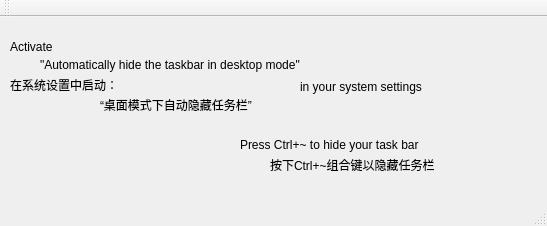
<?xml version="1.0" encoding="UTF-8"?>
<ui version="4.0">
 <class>MainWindow</class>
 <widget class="QMainWindow" name="MainWindow">
  <property name="geometry">
   <rect>
    <x>0</x>
    <y>0</y>
    <width>547</width>
    <height>226</height>
   </rect>
  </property>
  <property name="windowTitle">
   <string>MainWindow</string>
  </property>
  <widget class="QWidget" name="centralWidget">
   <widget class="QLabel" name="label">
    <property name="geometry">
     <rect>
      <x>240</x>
      <y>120</y>
      <width>301</width>
      <height>16</height>
     </rect>
    </property>
    <property name="text">
     <string>Press Ctrl+~ to hide your task bar</string>
    </property>
   </widget>
   <widget class="QLabel" name="label_2">
    <property name="geometry">
     <rect>
      <x>10</x>
      <y>20</y>
      <width>71</width>
      <height>20</height>
     </rect>
    </property>
    <property name="text">
     <string>Activate</string>
    </property>
   </widget>
   <widget class="QLabel" name="label_3">
    <property name="geometry">
     <rect>
      <x>40</x>
      <y>40</y>
      <width>391</width>
      <height>16</height>
     </rect>
    </property>
    <property name="text">
     <string>&quot;Automatically hide the taskbar in desktop mode&quot;</string>
    </property>
   </widget>
   <widget class="QLabel" name="label_4">
    <property name="geometry">
     <rect>
      <x>300</x>
      <y>60</y>
      <width>191</width>
      <height>20</height>
     </rect>
    </property>
    <property name="text">
     <string>in your system settings</string>
    </property>
   </widget>
   <widget class="QLabel" name="label_5">
    <property name="geometry">
     <rect>
      <x>10</x>
      <y>60</y>
      <width>151</width>
      <height>16</height>
     </rect>
    </property>
    <property name="text">
     <string>在系统设置中启动：</string>
    </property>
   </widget>
   <widget class="QLabel" name="label_6">
    <property name="geometry">
     <rect>
      <x>100</x>
      <y>80</y>
      <width>211</width>
      <height>16</height>
     </rect>
    </property>
    <property name="text">
     <string>“桌面模式下自动隐藏任务栏”</string>
    </property>
   </widget>
   <widget class="QLabel" name="label_7">
    <property name="geometry">
     <rect>
      <x>270</x>
      <y>140</y>
      <width>221</width>
      <height>16</height>
     </rect>
    </property>
    <property name="text">
     <string>按下Ctrl+~组合键以隐藏任务栏</string>
    </property>
   </widget>
  </widget>
  <widget class="QMenuBar" name="menuBar">
   <property name="geometry">
    <rect>
     <x>0</x>
     <y>0</y>
     <width>547</width>
     <height>26</height>
    </rect>
   </property>
  </widget>
  <widget class="QToolBar" name="mainToolBar">
   <attribute name="toolBarArea">
    <enum>TopToolBarArea</enum>
   </attribute>
   <attribute name="toolBarBreak">
    <bool>false</bool>
   </attribute>
  </widget>
  <widget class="QStatusBar" name="statusBar"/>
 </widget>
 <layoutdefault spacing="6" margin="11"/>
 <resources/>
 <connections/>
</ui>
